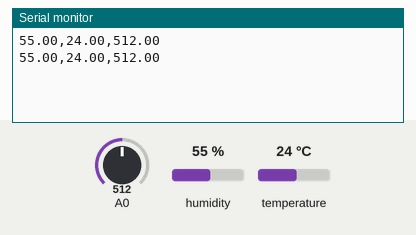
Simulated run of this sketch. Board: Arduino Uno, built with avr-gcc and run on an emulated ATmega328P. Parts: the last lines printed to the serial monitor. Inputs (shaded band) come from the test bench; at power-on: humidity 55 %, A0 = 512, temperature 24 °C.

Above: at 1.8 s.
1.9 s: humidity set to 22 %
At 3.3 s:
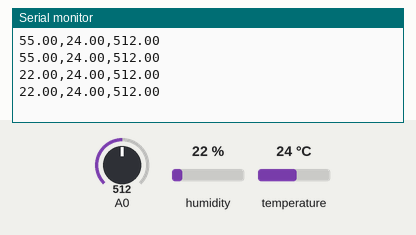
3.4 s: A0 set to 716
At 4.6 s:
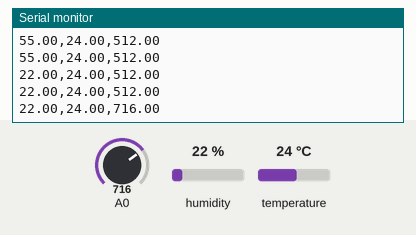
4.9 s: temperature set to 12 °C
At 5.4 s:
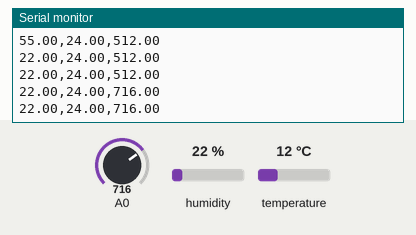
6.4 s: A0 set to 900
At 7.7 s:
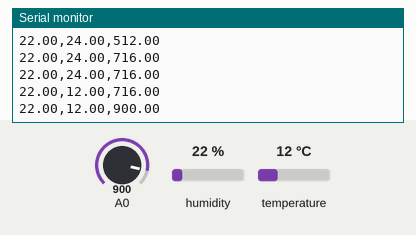
7.9 s: humidity set to 40 %
At 8.9 s:
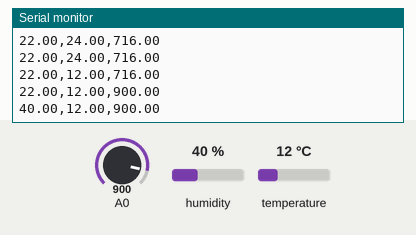
Timing chart, 0 to 10.4 s (numbered marks = the images above; inputs shaded):
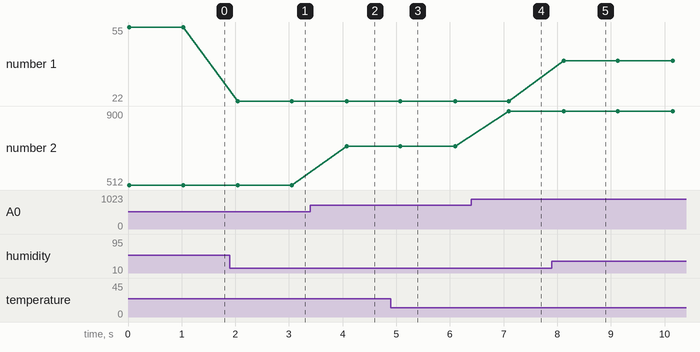

Measured:
- after the input at 1.9 s, the serial monitor: prints a new line after 0.15 s (image 1)
- after the input at 3.4 s, the serial monitor: prints a new line after 0.67 s (image 2)
- after the input at 6.4 s, the serial monitor: prints a new line after 0.70 s (image 4)
- after the input at 7.9 s, the serial monitor: prints a new line after 0.22 s (image 5)
- plotted number 1: 55 → 22 after the input at 1.9 s, 22 → 40 after the input at 7.9 s
- plotted number 2: 512 → 716 after the input at 3.4 s, 716 → 900 after the input at 6.4 s

The sketch:

arduinoku.ino
```cpp
#include <DHT.h>
float dbms[3];
float hums, temp;
float pirs=0;
DHT dht(2, DHT11);

void setup() {
  Serial.begin(9600);
  dht.begin();
}

void loop() {
  // KELEMBAPAN
  dbms[0] = dht.readHumidity();
  // SUHU
  dbms[1] = dht.readTemperature();
  // PIR
  dbms[2] = analogRead(A0);
  // KIRIM KE NODEMCU
  Serial.println(toString(dbms,3));
  delay(1000);
}

String toString(float arr[], int length) {
  String str = "";
  for (int i = 0; i < length; i++) {
    str += String(arr[i]);
    if (i < length - 1) str += ",";
  }
  return str;
}
```
